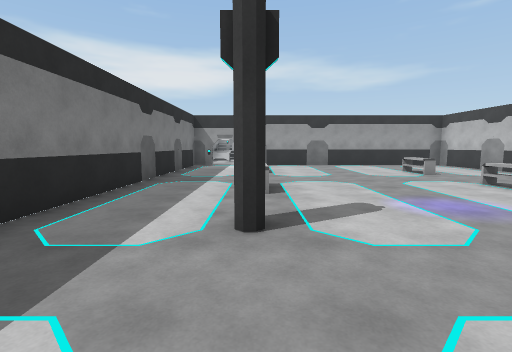
View 1 (above)

16 first-person views from a walk through a Unity game level. The camera is 1.5 m above the floor, tilts 6° down and sees 85° across. The floor is counted in squares, 2 m on a side. Each view is taken from the middle of a square. On the plan, view 1 faces up. The plan holds only what a view shows up to about 10 squares ahead; the rest is blank. The player is left out. Some animated figures are left out.

View 2
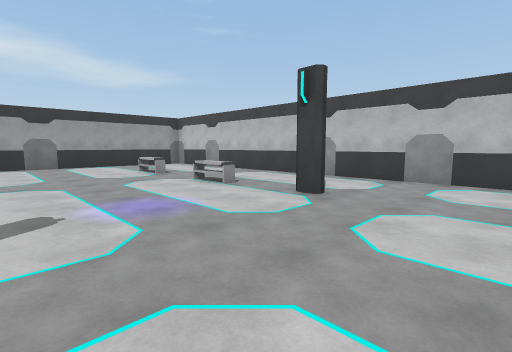

View 3
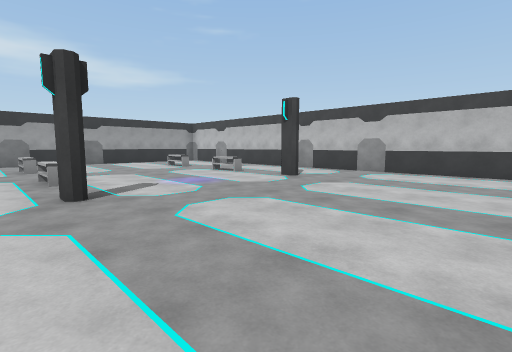

View 4
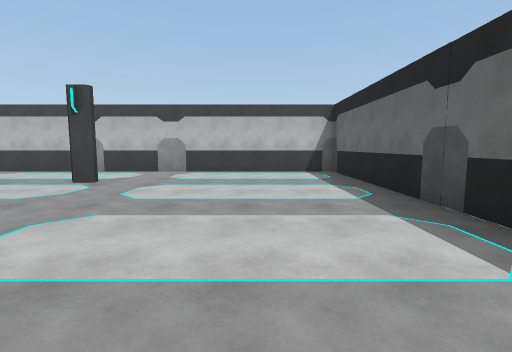

View 5
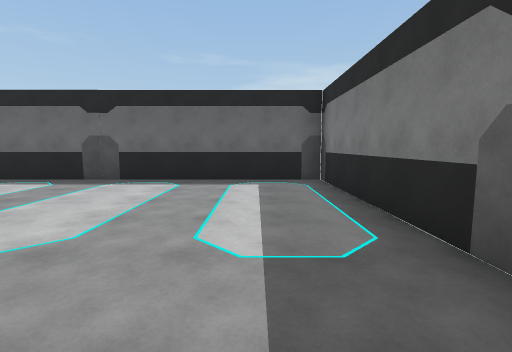

View 6
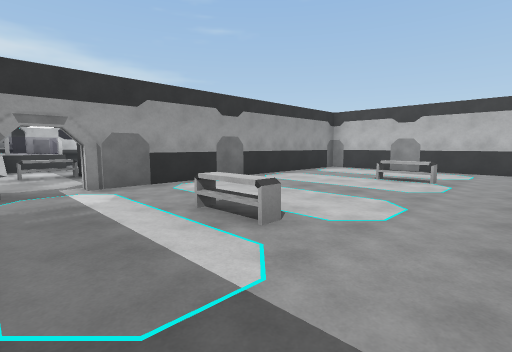

View 7
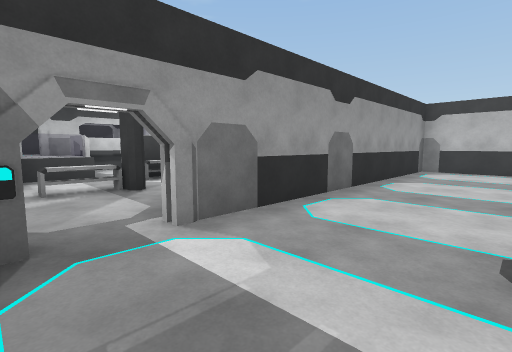

View 8
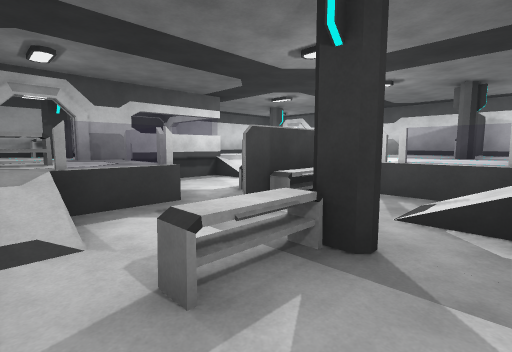

View 9
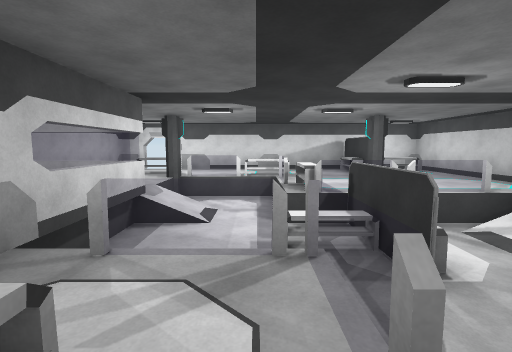

View 10
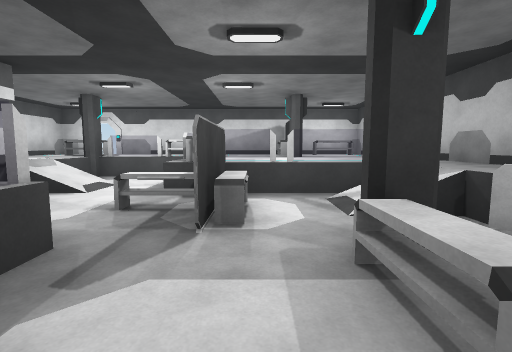

View 11
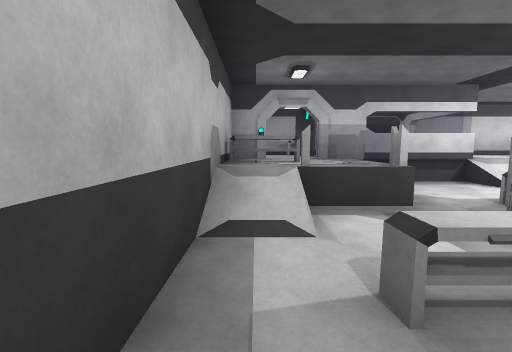

View 12
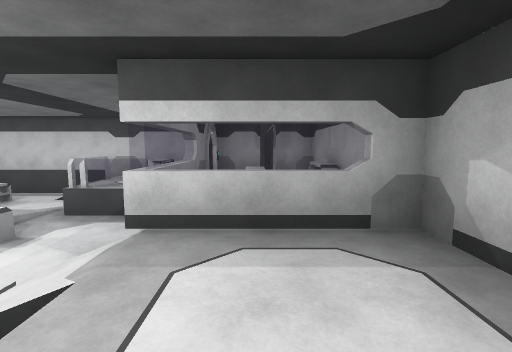

View 13
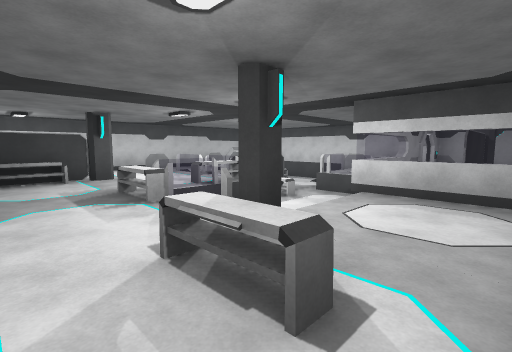

View 14
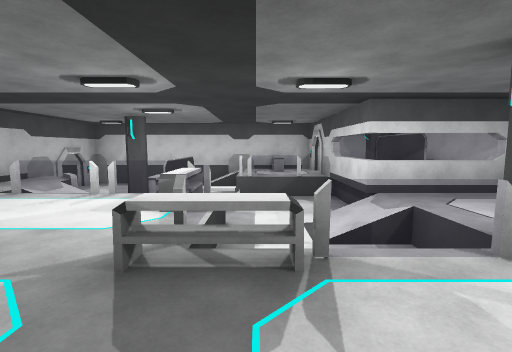

View 15
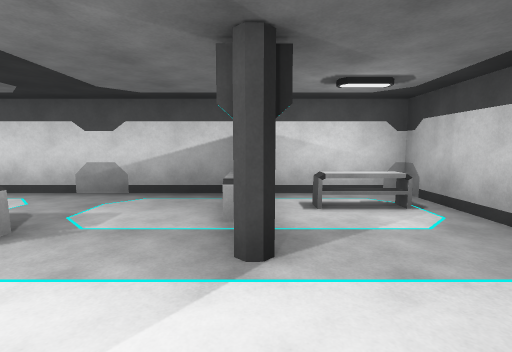

View 16
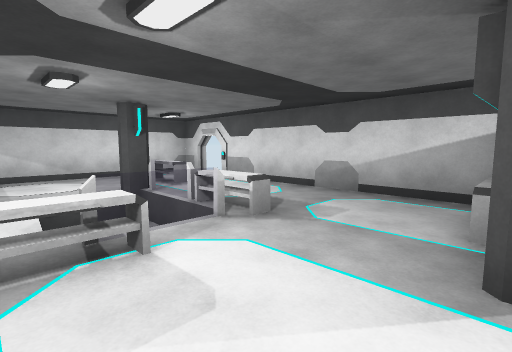

### Floor plan
Key: @ floor where view 1 was taken; # wall or solid block; x gap in a wall; . main floor; : floor 1 m higher than the main floor; / step, stairs or slope; = window, fence, low wall or low ledge; T table; C column; O other object.
Columns run from 3 left of view 1 to 8 right of it. Each row starts with its distance up from view 1.
 22  ###########
 21  #TT =:::::x
 20 ##C#O=:::T:
 19 ##:##=/=C::#
 18 #T:=../.=::#
 17 #::=....T::#
 16 #/...TT::::#
 15 #...TT:::::#
 14 #.TC.=::CT##
 13 #..####:::T#
 12 ##.=#####TT#
 11 #..........#
 10 #..........#
  9 #..T.......#
  8 #..T....T..#
  7 #..........#
  6 #..........#
  5 #..T....T..#
  4 #..........#
  3 #..C....C..#
  2 #..........#
  1 #..........#
  0 #..@.......#
 -1 #..........#
 -2 #..........#
 -3 #..........#
 -4 ############

Where each view was taken, in squares from view 1:
view 1: 0 up, 0 right, facing up
view 2: 0 up, 1 right, facing up-right
view 3: 2 down, 1 left, facing up-right
view 4: 1 down, 1 left, facing right
view 5: 3 up, 1 left, facing down
view 6: 6 up, 2 left, facing up-right
view 7: 9 up, 2 left, facing up-right
view 8: 13 up, 2 left, facing up-right
view 9: 17 up, 2 left, facing right
view 10: 15 up, 2 left, facing right
view 11: 13 up, 2 left, facing up
view 12: 20 up, 5 right, facing left
view 13: 21 up, 7 right, facing down-left
view 14: 17 up, 7 right, facing left
view 15: 14 up, 3 right, facing right
view 16: 14 up, 3 right, facing up-right
